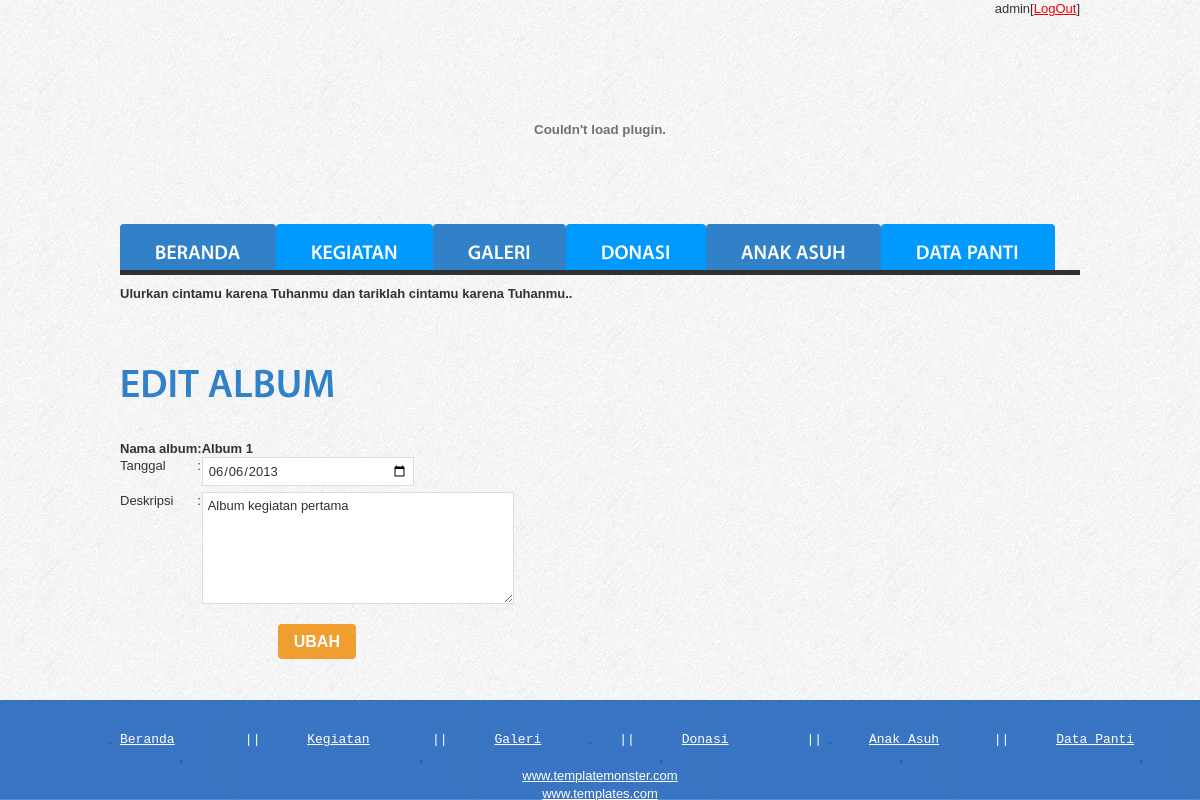
Screenshot of /index-admin.php?menu=update-album&album=AL00001 (signed in) with the database file from the repository.
### tables this page shows
CREATE TABLE IF NOT EXISTS `album` (
  `id_album` char(7) NOT NULL,
  `id_admin` char(7) NOT NULL,
  `nama_album` varchar(50) DEFAULT NULL,
  `ket_album` text,
  `tgl_album` date NOT NULL,
  PRIMARY KEY (`id_album`),
  KEY `fk_mengupload` (`id_admin`)
);

### update-album.php (the view)
<?php include 'connect.php';
$id_album=$_GET['album'];
$album=mysql_query("select * from album where id_album='$id_album'");
$dataalbum=mysql_fetch_array($album);?>
<html>
	<body>
		<h2>Edit album</h2>
		<form name="" method="POST" action="kd-update-album.php?album=<?php echo $id_album;?>">
		<table>
			<tr>
				<td><strong>Nama album</strong></td>
				<td><strong>:</strong></td>
				<td><strong><?php echo $dataalbum['nama_album'];?></strong></td>
			</tr>
			<tr>
				<td>Tanggal</td>
				<td>:</td>
				<td><input type="date" name="tgl" class="input" value="<?php echo $dataalbum['tgl_album'];?>"></td>
			</tr>
			<tr>
				<td>Deskripsi</td>
				<td>:</td>
				<td><label><textarea name="deskripsi" id="" class="textarea2"><?php echo $dataalbum['ket_album'];?></textarea></label></td>
			</tr>
			<tr>
				<td colspan="3" align="center"><input type="submit" name="submit" value="Ubah" class="button"></td>
			</tr>
		</table>
		</form>
	</body>
</html>

### css/style2.css (style rules this page uses)
body { background:url(../images/bg.jpg) top center repeat;border:0;font:13px Arial, Helvetica, sans-serif;color:#323232;line-height:17px }
body, html { height:100% }
h2 { font-size:40px;text-transform:uppercase;font-weight:600;color:#3081c8;line-height:45px;padding:2px 0 33px 0 }
#content .input { float:left;margin-right:10px;width:200px;height:17px;border:1px solid #dcdcdc;background:#fff;padding:5px;margin-bottom:6px;color:#323232;font:13px Arial, Helvetica, sans-serif }
#content .textarea2 { overflow:auto;width:300px;height:100px;border:1px solid #dcdcdc;background:#fff;padding:5px;margin-bottom:16px;color:#323232;font:13px Arial, Helvetica, sans-serif }
.data tr, td { border-collapse:collapse; border:1px solid black; }
.button { display:inline-block;font-size:16px;color:#fff;background:#f09e2f;line-height:35px;padding:0 16px;border-radius:4px;-moz-border-radius:4px;-webkit-border-radius:4px;behavior:url(js/PIE.htc);position:relative;font-weight:600;text-decoration:none;text-transform:uppercase }

### rows the page displays
album: nama_album "Album 1", tgl "06/06/2013", deskripsi "Album kegiatan pertama"

### other values shown
$_SESSION['nama_admin'] "admin"
